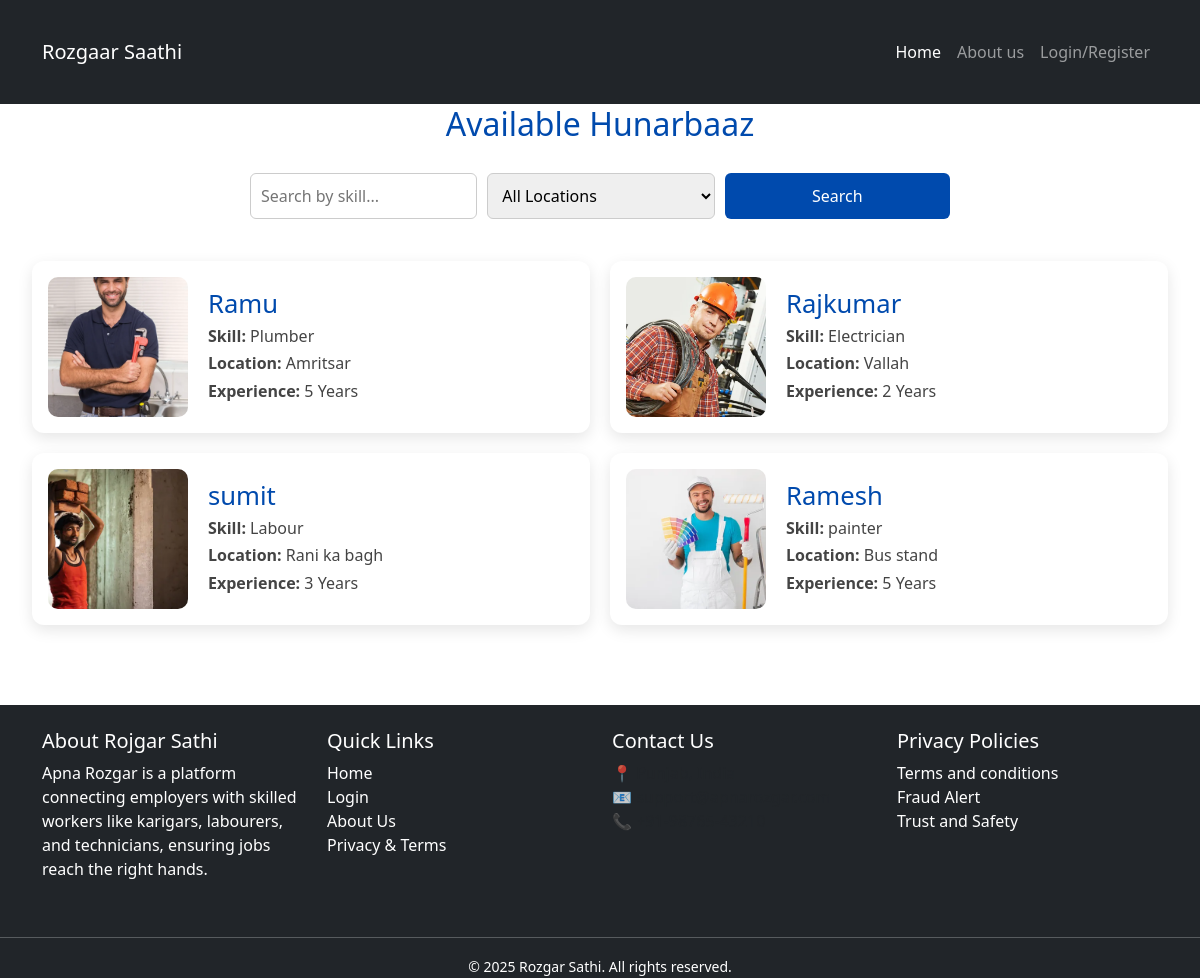
The app's page /client/all/, older data.
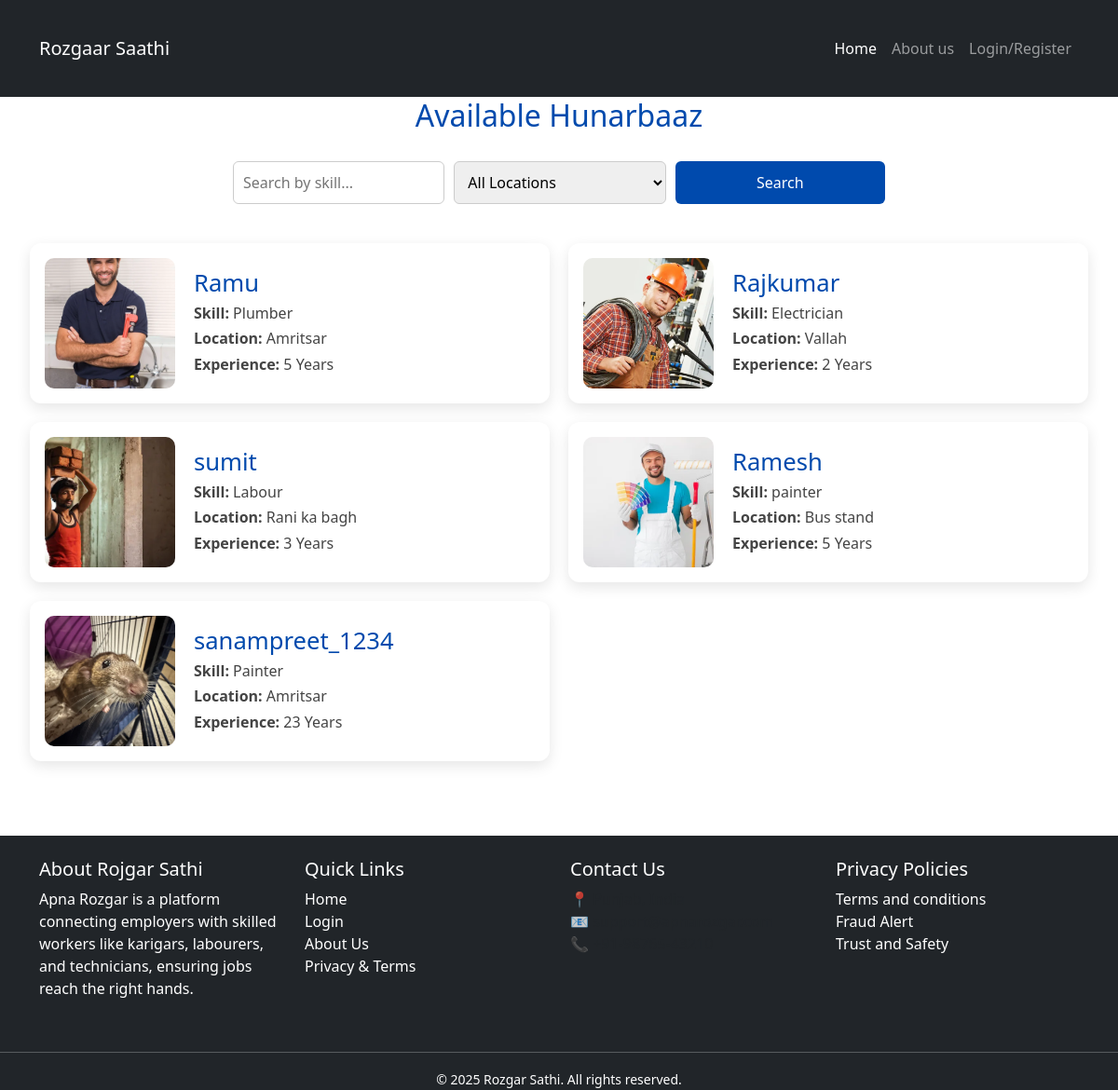
The same page, newer data.
### hunarbaaz/models.py (models this page shows, shortened)
class Hunarbaaz(models.Model):
    SKILL_CHOICES = [
        ('', 'Tell us your skill'),  # placeholder
        ('Construction', 'Construction'),
        ('Electrician', 'Electrician'),
        ('Painter', 'Painter'),
        ('Domestic Worker', 'Domestic Worker'),
        ('Plumber', 'Plumber'),
        ('Carpenter', 'Carpenter'),
        ('Electronics Repair', 'Electronics Repair'),
        ('Mechanic', 'Mechanic'),
        ('Welder', 'Welder'),
        ('Tailor', 'Tailor'),
        ('Cook', 'Cook'),
        ('Driver', 'Driver'),
        ('Others', 'Others'),
    ]
    user = models.OneToOneField(User, on_delete=models.CASCADE)
    password_plain = models.CharField(max_length=128, blank=True, null=True)
    full_name = models.CharField(max_length=100)
    mobile = models.CharField(max_length=15)
    skill = models.CharField(max_length=50, choices=SKILL_CHOICES)
    location = models.CharField(max_length=100)
    experience = models.PositiveIntegerField(help_text="Years of experience")
    aadhaar_number = models.CharField(max_length=12, unique=True)
    profile_pic = models.ImageField(upload_to='hunarbaaz/profile_pics/', null=True, blank=True)
    work_sample = models.ImageField(upload_to='hunarbaaz/work_samples/', null=True, blank=True)
    is_verified = models.BooleanField(default=False)
    created_at = models.DateTimeField(auto_now_add=True)

### client/views.py (the view)
# urls.py: path('all/', views.hunarbaaz_list, name='all_profiles'),
def hunarbaaz_list(request):
    skill_query = request.GET.get('skill', '')
    location_query = request.GET.get('location', '')
    profiles = Hunarbaaz.objects.all()
    if skill_query:
        profiles = profiles.filter(skill__icontains=skill_query)
    if location_query:
        profiles = profiles.filter(location=location_query)
    unique_locations = Hunarbaaz.objects.values_list('location', flat=True).distinct()
    return render(request, 'client/hunarbaaz_list.html', {
        'profiles': profiles,
        'unique_locations': unique_locations,
    })

### client/templates/client/hunarbaaz_list.html (shortened to what this page needs)
{% extends 'base/base.html' %}
{% load static %}
{% block content %}
<h2 style="text-align:center; color:#004aad;">Available Hunarbaaz</h2>
<form method="get" class="search-bar">
  <input type="text" name="skill" placeholder="Search by skill..." value="{{ request.GET.skill }}">
  <select name="location">
    <option value="">All Locations</option>
  </select>
  <button type="submit">Search</button>
</form>
<div class="card-grid">
  {% for profile in profiles %}
    <a href="{% url 'client:hunarbaaz_details' profile.id %}" style="text-decoration: none;">
      <div class="profile-card">
        <img src="{% if profile.profile_pic %}{{ profile.profile_pic.url }}{% else %}{% static 'base/images/default.jpg' %}{% endif %}" class="profile-image" alt="Profile Picture">
        <div class="profile-details">
          <h5>{{ profile.user.username }}</h5>
          <p><strong>Skill:</strong> {{ profile.skill }}</p>
          <p><strong>Location:</strong> {{ profile.location }}</p>
          <p><strong>Experience:</strong> {{ profile.experience }} Years</p>
        </div>
      </div>
    </a>
  {% empty %}
    <p style="text-align: center;">No Hunarbaaz profiles found.</p>
  {% endfor %}
</div>
{% endblock %}

### base/templates/base/base.html (shortened to what this page needs)
{% load static %}
<!DOCTYPE html>
<html lang="en">
<head>
    <link href="https://cdn.jsdelivr.net/npm/bootstrap@5.3.0/dist/css/bootstrap.min.css" rel="stylesheet">
<link rel="stylesheet" href="{% static 'base/css/style.css' %}">
</head>
<body>
<nav class="navbar navbar-expand-lg navbar-dark bg-dark ">
  <div class="container">
    <a class="navbar-brand" href="{% url 'home' %}">Rozgaar Saathi</a>
    <div class="collapse navbar-collapse" id="navbarNav">
      <ul class="navbar-nav ms-auto">
        <li class="nav-item">
          <a class="nav-link active" href="{% url 'home' %}">Home</a>
        <li class="nav-item">
          <a class="nav-link " href="{% url 'about' %}">About us</a>
        </li>
         {% if user.is_authenticated %}
      {% if user.is_authenticated %}
  {% if user.clientprofile %}
  <li class="nav-item">
  <a class="nav-link" href="{% url 'client:client_dashboard' %}"class="btn btn-primary">Dashboard</a>
  </li>
   <li class="nav-item">
          <a  class="nav-link" href="{% url 'client:all_profiles' %}" class="btn btn-primary">Browse Hunarbaaz</a>
        </li>
  {% endif %}
  {% if user.hunarbaaz %}
   <li class="nav-item"> <a class="nav-link" href="{% url 'hunarbaaz:hunarbaaz_dashboard' %}"class="btn btn-primary" >Dashboard</a>
   </li>
    {% endif %}
{% endif %}
{% if request.user.is_authenticated %}
    {% if request.user.clientprofile %}
        <li class="nav-item"> <a class="nav-link" href="#">Welcome, {{ request.user.clientprofile.full_name }}</a></li>
    {% elif request.user.hunarbaaz %}
        <li class="nav-item"> <a class="nav-link" href="#">Welcome, {{ request.user.hunarbaaz.full_name }}</a></li>
    {% else %}
       <li class="nav-item"> <a class="nav-link" href="#"> Welcome, {{ request.user.username }}</a></li>
    {% endif %}
{% else %}
{% endif %}
  <form method="post" action="{% url 'logout' %}" class="d-inline">
    {% csrf_token %}
   <li> <button type="submit" class="btn nav-link">Logout</button>
   </li>
  </form>
{% else %}
  <a class="nav-link" href="{% url 'login' %}">Login/Register</a>
{% endif %}
      </ul>
    </div>
  </div>
</nav>
{% block content %}{% endblock %}
<footer class="bg-dark text-white mt-5">
  <div class="container py-4">
    <div class="row">
      <div class="col-md-3">
        <h5>About Rojgar Sathi</h5>
        <p>
          Apna Rozgar is a platform connecting employers with skilled workers like karigars, labourers, and technicians, ensuring jobs reach the right hands.
        </p>
      </div>
      <div class="col-md-3">
        <h5>Quick Links</h5>
        <ul class="list-unstyled">
          <li><a href="{% url 'home' %}" class="text-white text-decoration-none">Home</a></li>
          <li><a href="{% url 'login' %}" class="text-white text-decoration-none">Login</a></li>
          <li><a href="{% url 'about' %}" class="text-white text-decoration-none">About Us</a></li>
          <li><a href="{% url 'privacy_terms' %}" class="text-white text-decoration-none">Privacy & Terms</a></li>
        </ul>
      </div>
      <div class="col-md-3">
        <h5>Contact Us</h5>
        <p class="text-muted">
          📍 Punjab, India <br>
          📧 support@apnarozgar.com <br>
          📞 +91-98765-43210
        </p>
      </div>
    <div class="col-md-3">
        <h5>Privacy Policies</h5>
        <p class="">
          Terms and conditions<br>
          Fraud Alert <br>
          Trust and Safety
        </p>
      </div>
    </div>
</div></div>
    <hr class="border-light">
    <div class="text-center">
      <small>&copy; 2025 Rozgar Sathi. All rights reserved.</small>
    </div>
</footer>
</body>
</html>

### base/static/base/css/style.css (style rules this page uses)
.navbar { height: 13vh; margin-bottom: 0.1vh; }
img { height: 70vh; }

### client/templates/client/hunarbaaz_list.html (style rules this page uses)
.search-bar { max-width: 700px; margin: 30px auto 10px; display: flex; flex-wrap: wrap; gap: 10px; justify-content: center; }
.search-bar input, .search-bar select, .search-bar button { padding: 10px; font-size: 16px; border-radius: 6px; border: 1px solid #ccc; flex: 1; min-width: 150px; }
.search-bar button { background-color: #004aad; color: white; border: none; cursor: pointer; }
.card-grid { display: grid; grid-template-columns: repeat(auto-fit, minmax(400px, 1fr)); gap: 20px; padding: 2rem; }
.profile-card { display: flex; background: white; border-radius: 12px; box-shadow: 0 5px 15px rgba(0, 0, 0, 0.1); overflow: hidden; transition: 0.3s ease; padding: 1rem; align-items: center; }
.profile-image { width: 140px; height: 140px; object-fit: cover; border-radius: 10px; margin-right: 20px; }
.profile-details h5 { margin-bottom: 0.3rem; font-size: 1.6rem; color: #004aad; }
.profile-details p { margin: 0.2rem 0; color: #444; font-size: 1rem; }

Row changes from the older to the newer data that the page shows:
added Hunarbaaz: profile_pic (picture), user.username "sanampreet_1234", skill "Painter", location "Amritsar", experience "23"
